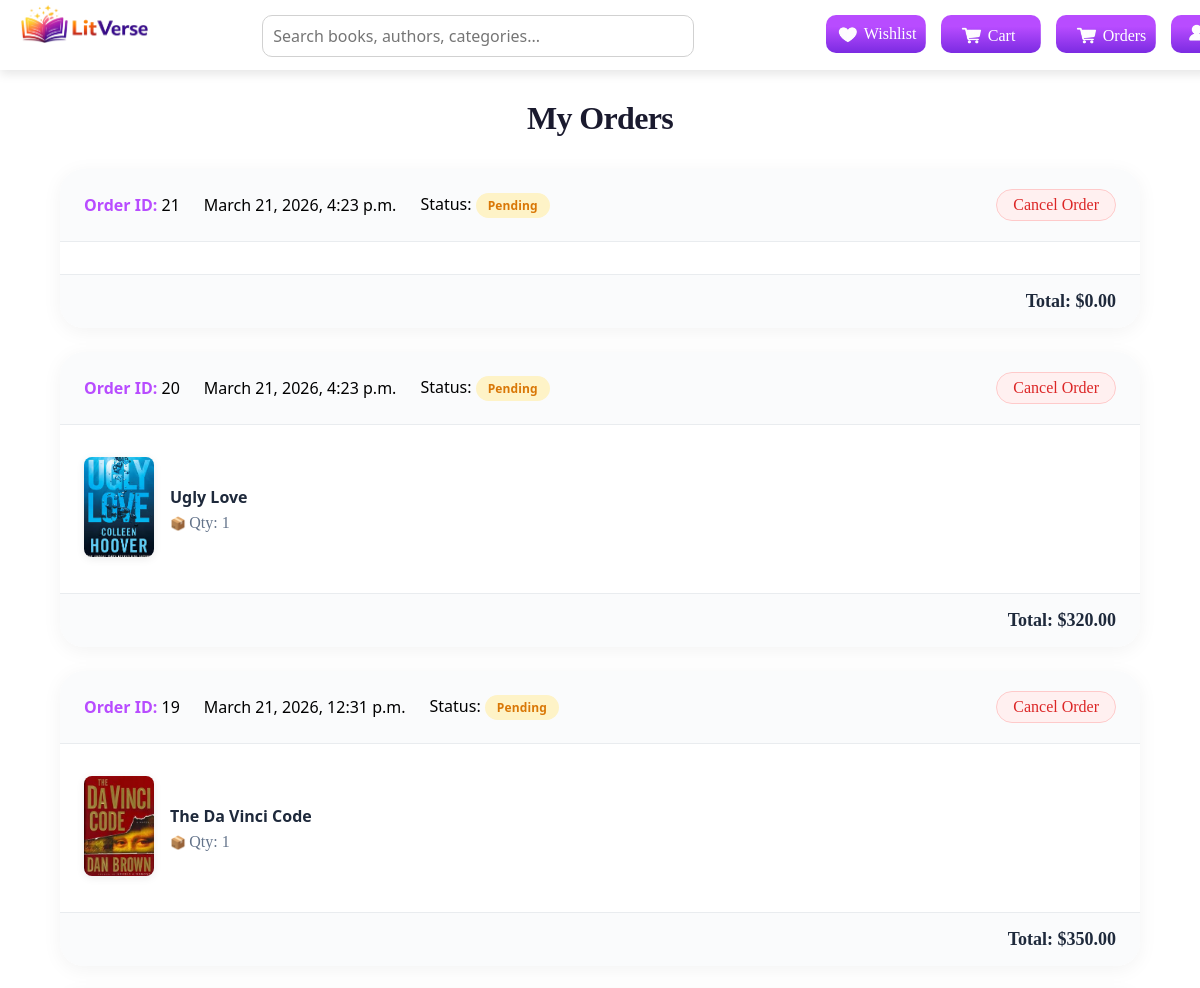
Page /my-orders/ (signed in, upper part) on the earlier database version.
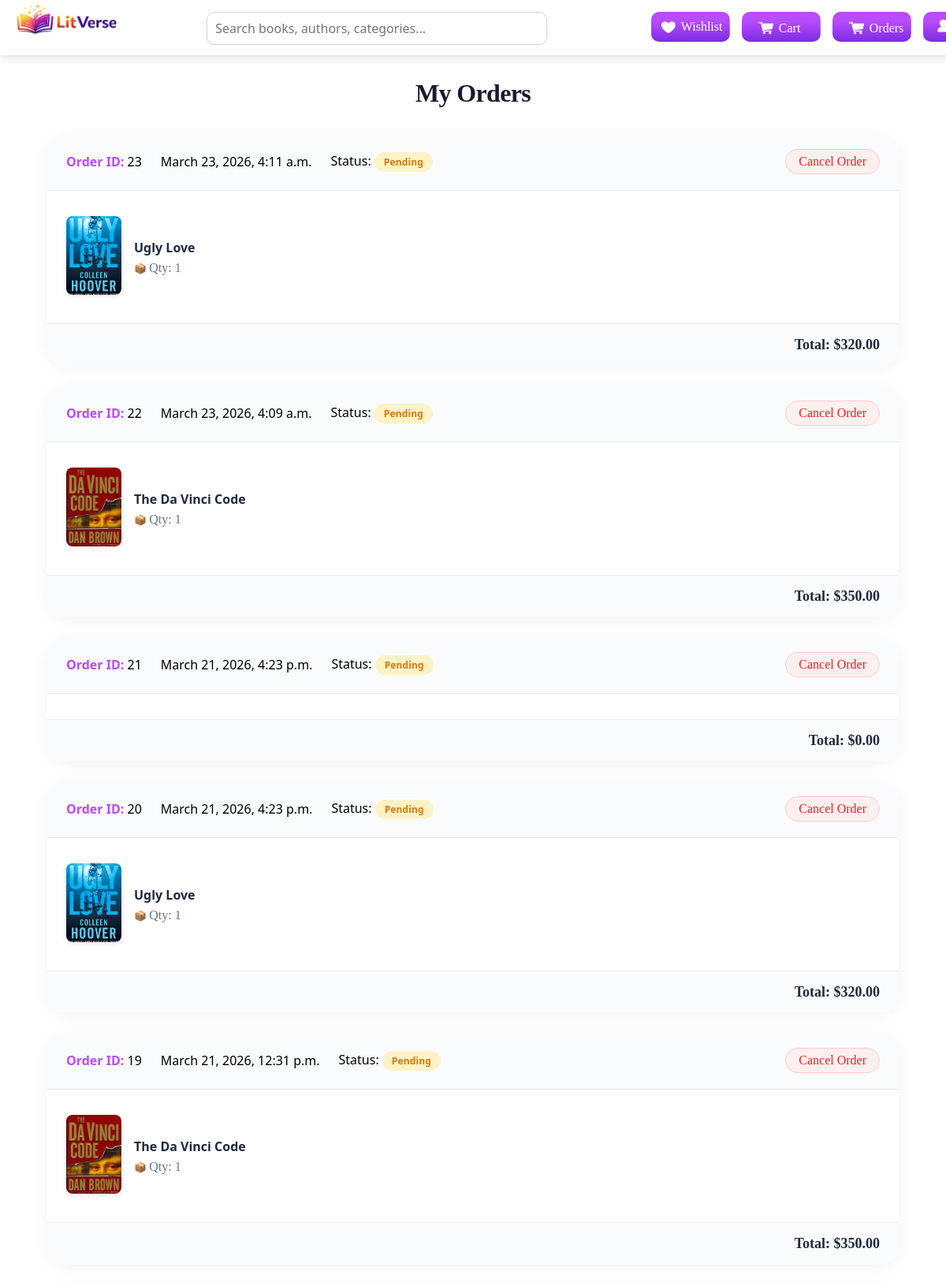
Same page on the later database version.
### books/models.py (models this page shows, shortened)
class Order(models.Model):
    STATUS_CHOICES = [
        ('pending', 'Pending'),
        ('processing', 'Processing'),
        ('shipped', 'Shipped'),
        ('delivered', 'Delivered'),
        ('cancelled', 'Cancelled'),
    ]
    user = models.ForeignKey(User, on_delete=models.CASCADE)
    name = models.CharField(max_length=100)
    email = models.EmailField()
    address = models.TextField()
    payment_method = models.CharField(max_length=50)
    total = models.DecimalField(max_digits=10, decimal_places=2)
    status = models.CharField(
        max_length=20,
        choices=STATUS_CHOICES,
        default='pending'
    )
    created_at = models.DateTimeField(auto_now_add=True)

class OrderItem(models.Model):
    order = models.ForeignKey(Order, on_delete=models.CASCADE)
    book = models.ForeignKey('Book', on_delete=models.CASCADE)
    quantity = models.IntegerField()

class Book(models.Model):
    CATEGORY_CHOICES = [
        ('fiction', 'Fiction'),
        ('mystery', 'Mystery'),
        ('scifi', 'Science Fiction'),
        ('romance', 'Romance'),
        ('biography', 'Biography'),
        ('selfhelp', 'Self Help'),
        ('business', 'Business'),
        ('history', 'History'),
    ]
    title = models.CharField(max_length=200)
    author = models.CharField(max_length=200)
    price = models.DecimalField(max_digits=6, decimal_places=2)
    image = models.ImageField(upload_to='book/')
    category = models.CharField(max_length=20, choices=CATEGORY_CHOICES)
    description = models.TextField()
    publisher = models.CharField(max_length=200)
    publication_date = models.DateField()
    isbn = models.CharField(max_length=20)
    pages = models.IntegerField()

### books/views.py (the view)
# urls.py: path('my-orders/', views.my_orders, name='my_orders'),
@login_required
def my_orders(request):
    orders = Order.objects.filter(user=request.user).order_by('-created_at')
    return render(request, "my_orders.html", {
        'orders': orders
    })

### books/context_processors.py (called while the page is built)
def cart_count(request):
    cart = request.session.get('cart', {})
    count = sum(cart.values())
    return {
        'cart_count': count
    }

### templates/my_orders.html (shortened to what this page needs)
<!DOCTYPE html>
<html lang="en">
<head>
    {% load static %}
    <link rel="stylesheet" href="{% static 'css/my_orders.css' %}">
</head>
<body>
    <div class="nav">
        <div class="left_nav">
            <div class="litverselogo">
                <a href="{% url 'home' %}?category=all"><img src="{% static 'images/logohorizont.png' %}" alt="" width="180px"></a>
            </div>
        </div>
        <div class="right_nav">
            <form method="GET" action="">
                <div class="search_bar">
                    <input type="text" name="q" placeholder="Search books, authors, categories...">
                </div>
            </form>
            <div class="buttons">
                <div class="wishlist">
                    <a href="{% url 'wishlist' %}" class="wishlist-btn"><img src="{% static 'images/wishlistnav.png' %}" class="icon-img" alt="" width="20px">Wishlist</a>
                </div>
                <div class="cart">
                    <a href="{% url 'cart' %}" class="cart-btn"><img src="{% static 'images/cartnav.png' %}" class="icon-img" alt="" width="21px">Cart</a>
                </div>
                <div class="cart">
                    <a href="{% url 'my_orders' %}" class="cart-btn"><img src="{% static 'images/cartnav.png' %}" class="icon-img" alt="" width="21px">Orders</a>
                </div>
                <div class="logout">
                    <a href="{% url 'logout' %}" class="logout-btn"><img src="{% static 'images/logoutnav.png' %}" class="icon-img" alt="" width="16px">Logout</a>
                </div>
            </div>
        </div>
    </div>
    {% if orders %}
    <h2>My Orders</h2>
    {% for order in orders %}
    <div class="order-card">
        <div class="order-header">
            <p><strong>Order ID:</strong> {{ order.id }}</p>
            <p>{{ order.created_at }}</p>
            <p>Status:
                <span class="status {{ order.status }}">
                    {{ order.status }}
                </span>
            </p>
            {% if order.status == 'pending' %}
                <a href="{% url 'cancel_order' order.id %}" class="cancel-btn">
                     Cancel Order
                </a>
            {% endif %}
        </div>
        <div class="order-items">
            {% for item in order.orderitem_set.all %}
            <div class="order-item">
                <a href="{% url 'book_detail' item.book.id %}"><img src="{{ item.book.image.url }}" width="80"></a>
                <div>
                    <p>{{ item.book.title }}</p>
                    <p>Qty: {{ item.quantity }}</p>
                </div>
            </div>
            {% endfor %}
        </div>
        <div class="order-total">
            Total: ${{ order.total }}
        </div>
    </div>
    {% endfor %}
{% endif %}
</body>
</html>

Differences in the rows shown:
added Order: id "23", created_at "March 23, 2026, 4:11 a.m.", status "Pending", shows "Cancel Order", total "320.00"
added OrderItem: book.image (picture), book "Ugly Love", quantity "1", shown under "23"
added Order: id "22", created_at "March 23, 2026, 4:09 a.m.", status "Pending", shows "Cancel Order", total "350.00"
added OrderItem: book.image (picture), book "The Da Vinci Code", quantity "1", shown under "22"
